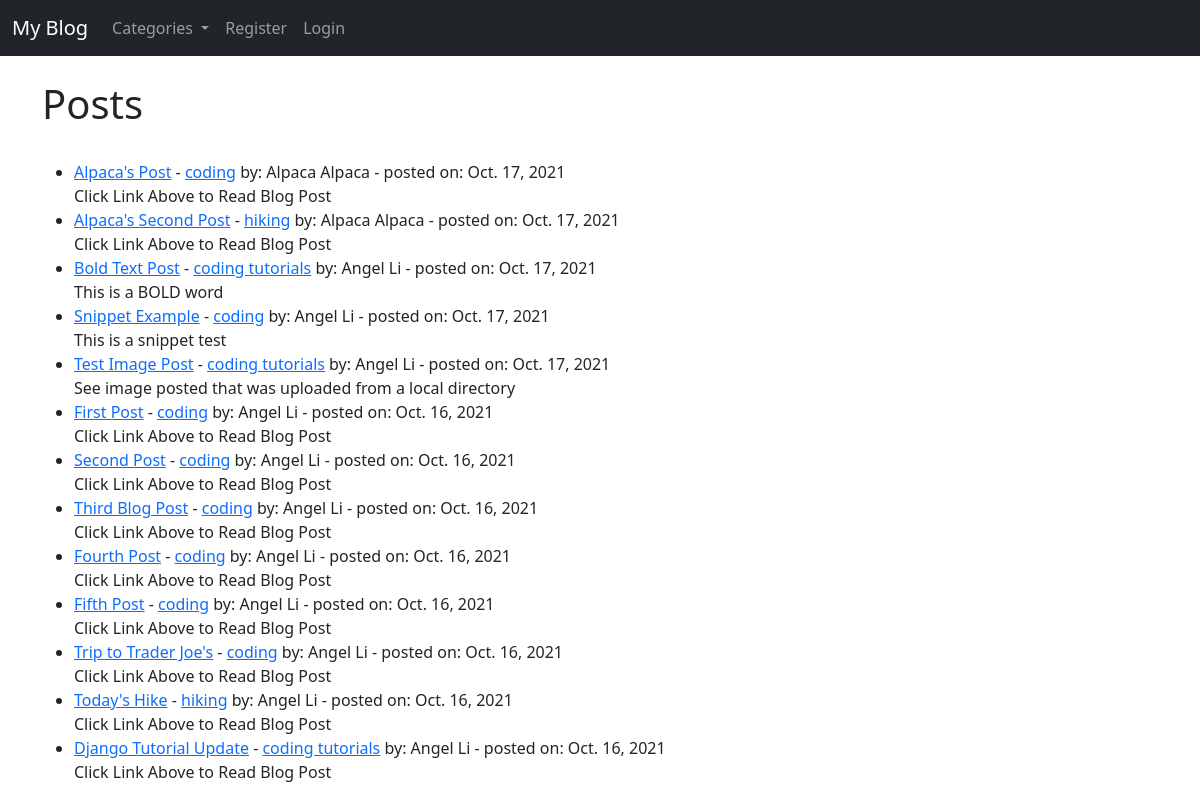
The page / on the database its author committed.
### myblog/models.py (models this page shows, shortened)
class Post(models.Model):
    title = models.CharField(max_length=255)
    header_image = models.ImageField(null=True, blank=True, upload_to="images/")
    title_tag = models.CharField(max_length=255)
    author = models.ForeignKey(User, on_delete=models.CASCADE)
    body = RichTextField(blank=True, null=True)
    post_date = models.DateField(auto_now_add=True)
    category = models.CharField(max_length=255, default='coding')
    snippet = models.CharField(max_length=255)
    likes = models.ManyToManyField(User, related_name='blog_posts')

### myblog/views.py (the view)
# urls.py: path('', HomeView.as_view(), name="home"),
class HomeView(ListView):
    model = Post
    template_name = 'home.html'
    ordering = ['-post_date']
    def get_context_data(self, *args, **kwargs):
        cat_menu = Category.objects.all()
        context = super(HomeView, self).get_context_data(*args, **kwargs)
        context["cat_menu"] = cat_menu
        return context

### myblog/models.py (called while the page is built)
    def __str__(self):
        return self.name

### myblog/templates/home.html (shortened to what this page needs)
{% extends 'base.html' %}
{% block content %}
<h1>Posts</h1><br/>
<ul>
  {% for post in object_list %}
    <li><a href="{% url 'article-detail' post.pk %}">{{ post.title }}</a>
      - <a href="{% url 'category' post.category|slugify %}">{{ post.category }}</a>
      by: {{ post.author.first_name }} {{ post.author.last_name }} -
      posted on: {{ post.post_date }}
      <br/>
      {{ post.snippet }}
    </li>
  {% endfor %}
</ul>
{% endblock %}

### myblog/templates/base.html (shortened to what this page needs)
<!doctype html>
<html lang="en">
<head>
  <link href="https://cdn.jsdelivr.net/npm/bootstrap@5.1.3/dist/css/bootstrap.min.css" rel="stylesheet"
>
</head>
<body>
  <nav class="navbar navbar-expand-lg navbar-dark bg-dark">
    <div class="container-fluid">
      <a class="navbar-brand" href="{% url 'home' %}">My Blog</a>
      <div class="collapse navbar-collapse" id="navbarSupportedContent">
        <ul class="navbar-nav me-auto mb-2 mb-lg-0">
          {% if cat_menu %}
          <li class="nav-item dropdown">
            <a class="nav-link dropdown-toggle" href="#" id="navbarDropdown" role="button" data-bs-toggle="dropdown" aria-expanded="false">
              Categories
            </a>
          </li>
          {% else %}
          <li class="nav-item">
            <a class="nav-link" href="{% url 'category-list' %}">Categories</a>
          </li>
          {% endif %}
          {% if user.is_authenticated %}
            <li class="nav-item">
              <a class="nav-link" href="{% url 'add_post' %}">Add Post</a>
            </li>
            <li class="nav-item">
              <a class="nav-link" href="{% url 'add_category' %}">Add Category</a>
            </li>
            <li class="nav-item dropdown">
              <a class="nav-link dropdown-toggle" href="#" id="navbarDropdown" role="button" data-bs-toggle="dropdown" aria-expanded="false">
                Profile
              </a>
              <div class="dropdown-menu" aria-labelledby="navbarDropdown">
                <a class="dropdown-item" href="{% url 'edit_profile' %}">
                  Edit Settings
                </a>
                {% if user.profile.id %}
                  <a class="dropdown-item" href="{% url 'edit_profile_page' user.profile.id %}">
                    Edit Profile Page
                  </a>
                  <a class="dropdown-item" href="{% url 'show_profile_page' user.profile.id %}">
                    Show Profile Page
                  </a>
                {% else %}
                  <a class="dropdown-item" href="{% url 'create_profile_page' %}">
                    Create Profile Page
                  </a>
                {% endif %}
              </div>
            </li>
            <li class="nav-item">
              <a class="nav-link" href="{% url 'logout' %}">Logout</a>
            </li>
          {% else %}
            <li class="nav-item">
              <a class="nav-link" href="{% url 'register' %}">Register</a>
            </li>
            <li class="nav-item">
              <a class="nav-link" href="{% url 'login' %}">Login</a>
            </li>
          {% endif %}
        </ul>
      </div>
    </div>
  </nav>
  <br />
  <div class="container">
    {% block content %}
    {% endblock %}
  </div>
</body>
</html>

### rows shown on the page
Post: title "Alpaca's Post", category "coding", author.first_name "Alpaca", author.last_name "Alpaca", post_date "Oct. 17, 2021", snippet "Click Link Above to Read Blog Post"
Post: title "Alpaca's Second Post", category "hiking", author.first_name "Alpaca", author.last_name "Alpaca", post_date "Oct. 17, 2021", snippet "Click Link Above to Read Blog Post"
Post: title "Bold Text Post", category "coding tutorials", author.first_name "Angel", author.last_name "Li", post_date "Oct. 17, 2021", snippet "This is a BOLD word"
Post: title "Snippet Example", category "coding", author.first_name "Angel", author.last_name "Li", post_date "Oct. 17, 2021", snippet "This is a snippet test"
Post: title "Test Image Post", category "coding tutorials", author.first_name "Angel", author.last_name "Li", post_date "Oct. 17, 2021", snippet "See image posted that was uploaded from a local directory"
Post: title "First Post", category "coding", author.first_name "Angel", author.last_name "Li", post_date "Oct. 16, 2021", snippet "Click Link Above to Read Blog Post"
Post: title "Second Post", category "coding", author.first_name "Angel", author.last_name "Li", post_date "Oct. 16, 2021", snippet "Click Link Above to Read Blog Post"
Post: title "Third Blog Post", category "coding", author.first_name "Angel", author.last_name "Li", post_date "Oct. 16, 2021", snippet "Click Link Above to Read Blog Post"
Post: title "Fourth Post", category "coding", author.first_name "Angel", author.last_name "Li", post_date "Oct. 16, 2021", snippet "Click Link Above to Read Blog Post"
Post: title "Fifth Post", category "coding", author.first_name "Angel", author.last_name "Li", post_date "Oct. 16, 2021", snippet "Click Link Above to Read Blog Post"
Post: title "Trip to Trader Joe's", category "coding", author.first_name "Angel", author.last_name "Li", post_date "Oct. 16, 2021", snippet "Click Link Above to Read Blog Post"
Post: title "Today's Hike", category "hiking", author.first_name "Angel", author.last_name "Li", post_date "Oct. 16, 2021", snippet "Click Link Above to Read Blog Post"
Post: title "Django Tutorial Update", category "coding tutorials", author.first_name "Angel", author.last_name "Li", post_date "Oct. 16, 2021", snippet "Click Link Above to Read Blog Post"
